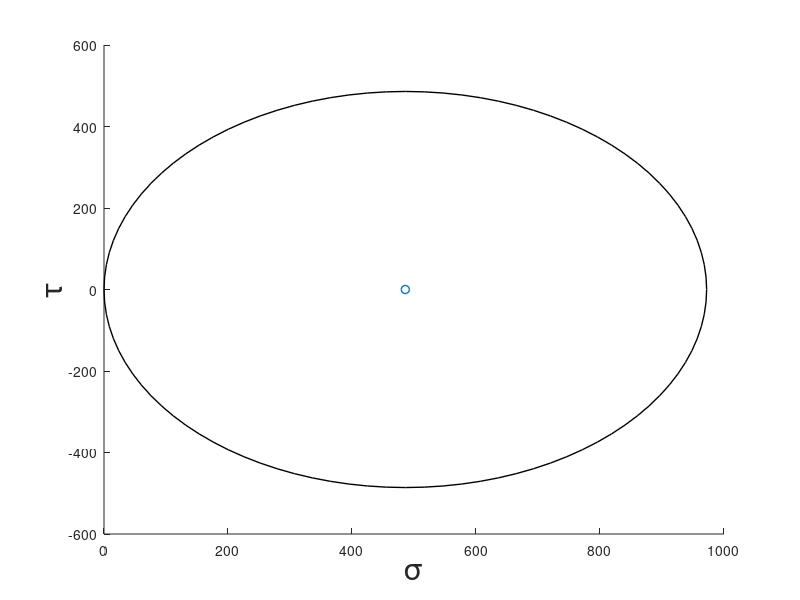

MATLAB code for this plot: (Note: this script raises an error after producing the figure.)
%% State of stress
clear;
close all;
clc;
%Original state of stress, (sxx, txy, syy)
sxx = 972;
syy = 0;
txy = 0;
x = [sxx; -txy];
y = [syy; txy];
t = 65; %Angle through which original state of stress is rotated
         %in degree. Negative=clockws, positive=counterc/w
         % MATLAB needs angles in radian.  This can be circumvented by
         % using sind() or cosd()....
% twoTheta=deg2rad(2*t);
twoTheta = 2*t; %degree
th = 0:pi/50:2*pi;
r=sqrt((0.5*(sxx-syy))^2 + txy^2);
%Average value of stress OR center of circle
x_cen=0.5*(sxx + syy);
y_cen=0.;
s_ave = x_cen;
%% Mohrs circle with original state of stress
r=sqrt((0.5*(sxx-syy))^2 + txy^2); %Radius of Mohr's circle
s_1 = s_ave+r; %principal stress
s_2 = s_ave-r; %principal stress
%Creating the circle
xunit = r * cos(th) + x_cen;
yunit = r * sin(th) + y_cen;
hold on;
plot(xunit, yunit, 'k', 'Linewidth', 1);
scatter(x_cen, y_cen, 'bx' , 'Linewidth', 1);
%Labeling and font
xlabel('\sigma','FontSize',22)
ylabel('\tau','FontSize',22)
ax = gca;
ax.XAxisLocation = 'origin';
ax.YAxisLocation = 'origin';
set(gca, 'FontSize', 16)

%Plotting the original plane of stress on the circle
scatter(x(1), x(2), 'rx', 'Linewidth', 1)
scatter(y(1), y(2), 'rx', 'Linewidth', 1)
line([x(1), y(1)],[x(2), y(2)],'LineWidth',0.2,...
   'Color',[1,0,0],'LineStyle','-')

line([-1.25*max(s_1,s_2), 1.25*max(s_1,s_2)],[0,0],'LineStyle','-','LineWidth',0.2)
pbaspect([3 1  1])
%% Rotation of original state of stress through theta (twoTheta in "Mohr's circle world").
x_prime_x = (x(1)-x_cen)*cosd(twoTheta) - (x(2) - y_cen)*sind(twoTheta) + x_cen;
x_prime_y = (x(1)-x_cen)*sind(twoTheta) + (x(2) - y_cen)*cosd(twoTheta) + y_cen;

y_prime_x = (y(1)-x_cen)*cosd(twoTheta) - (y(2) - y_cen)*sind(twoTheta) + x_cen;
y_prime_y = (y(1)-x_cen)*sind(twoTheta) + (y(2) - y_cen)*cosd(twoTheta) + y_cen;
hold on;
scatter(x_prime_x, x_prime_y, 'k*')
scatter(y_prime_x, y_prime_y, 'k*')

line([x_prime_x, y_prime_x],[x_prime_y, y_prime_y],'LineWidth',0.2,...
   'Color',[1,0,1],'LineStyle','-')

str = 'T=$\begin{array}{cc}0 & 0 \\ 0 & 972 \end{array}$';
text(-500,100,str, 'Interpreter', 'latex', 'FontSize', 16,'Color', 'blue')


%% Saving plot as pdf
h=gcf;
set(h,'PaperPositionMode','auto');         
set(h,'PaperOrientation','landscape');
print('mohr','-dpdf','-fillpage')



%eof